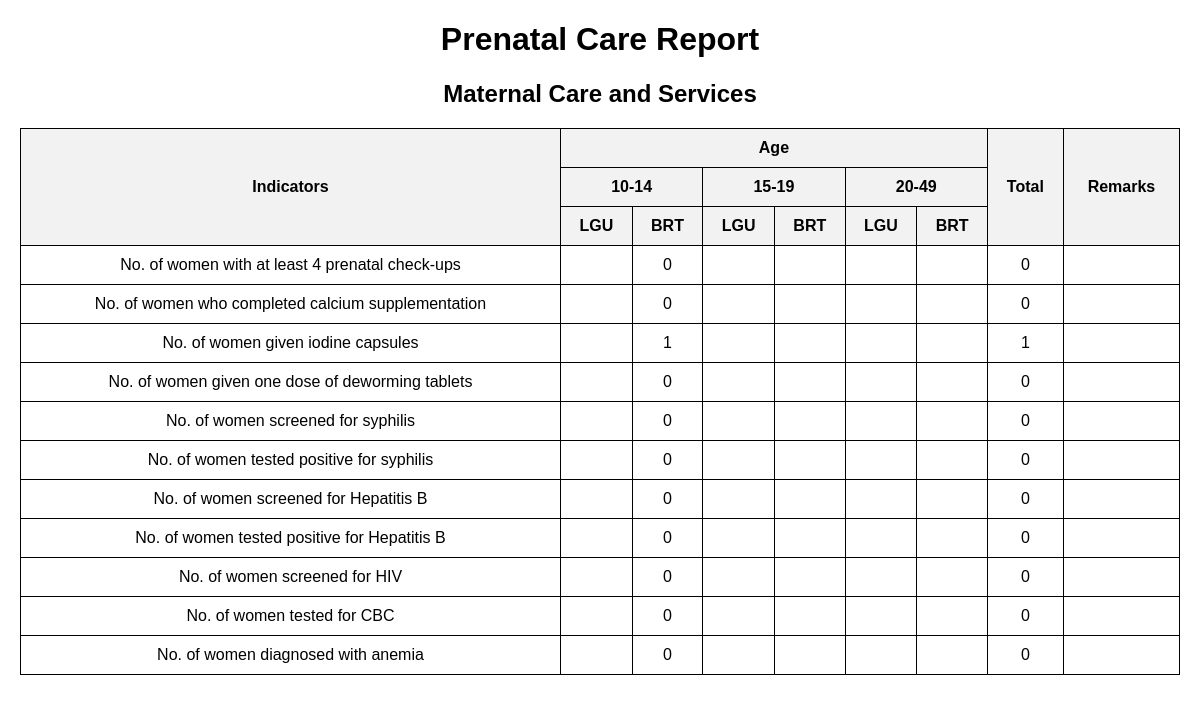
/admin/template/services7.php (signed in), run on an earlier commit of the app's database.
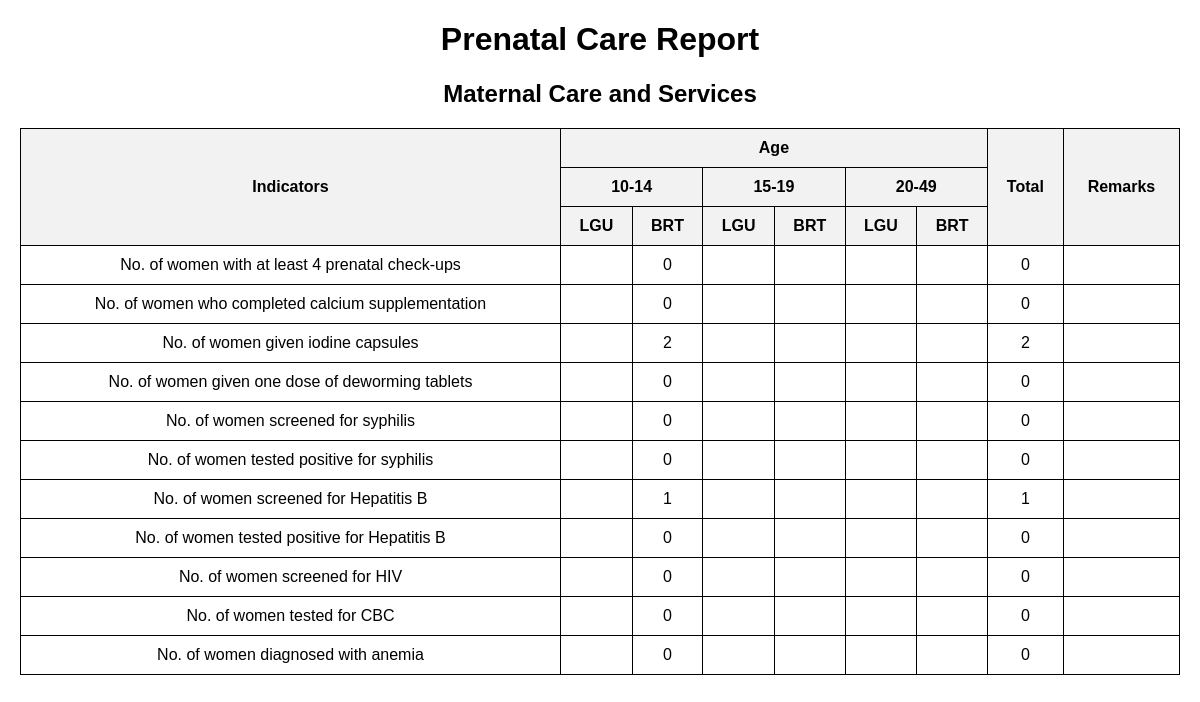
And on a later commit of the database.
### tables this page shows
CREATE TABLE `prenatal` (
  `prenatal_id` int(11) NOT NULL,
  `resident_id` int(11) NOT NULL,
  `checkup_date` date NOT NULL,
  `gestational_age` int(11) DEFAULT NULL,
  `blood_pressure` varchar(50) DEFAULT NULL,
  `weight` decimal(10,2) DEFAULT NULL,
  `fetal_heartbeat` varchar(50) DEFAULT NULL,
  `calcium_supplementation` tinyint(1) DEFAULT 0,
  `iodine_capsules` tinyint(1) DEFAULT 0,
  `deworming_tablets` tinyint(1) DEFAULT 0,
  `syphilis_screened` tinyint(1) DEFAULT 0,
  `syphilis_positive` tinyint(1) DEFAULT 0,
  `hepB_screened` tinyint(1) DEFAULT 0,
  `hepB_positive` tinyint(1) DEFAULT 0,
  `hiv_screened` tinyint(1) DEFAULT 0,
  `cbc_tested` tinyint(1) DEFAULT 0,
  `cbc_anemia` tinyint(1) DEFAULT 0,
  `gestational_diabetes_screened` tinyint(1) DEFAULT 0,
  `gestational_diabetes_positive` tinyint(1) DEFAULT 0,
  `remarks` text DEFAULT NULL,
  `td_vaccination` tinyint(1) DEFAULT 0,
  `td2plus_vaccination` tinyint(1) DEFAULT 0
);

### admin/template/services7.php (the view, shortened to what this page needs)
<?php
include '../dbcon.php';
$prenatalStats = [
    '4_checkups' => 0,
    'calcium_supplementation' => 0,
    'iodine_capsules' => 0,
    'deworming_tablets' => 0,
    'syphilis_screened' => 0,
    'syphilis_positive' => 0,
    'hepB_screened' => 0,
    'hepB_positive' => 0,
    'hiv_screened' => 0,
    'cbc_tested' => 0,
    'cbc_anemia' => 0,
    'gestational_diabetes_screened' => 0,
    'gestational_diabetes_positive' => 0,
];
$result = $conn->query("SELECT * FROM prenatal");
if ($result) {
    while ($row = $result->fetch_assoc()) {
        if (!empty($row['iodine_capsules'])) $prenatalStats['iodine_capsules']++;
        if (!empty($row['hepB_screened'])) $prenatalStats['hepB_screened']++;
    }
}
?>
<!DOCTYPE html>
<html lang="en">
<head>
</head>
<body>
    <h1>Prenatal Care Report</h1>
    <h2>Maternal Care and Services</h2>
    <table>
        <thead>
            <tr>
                <th rowspan="3">Indicators</th>
                <th colspan="6">Age</th>
                <th rowspan="3">Total</th>
                <th rowspan="3">Remarks</th>
            </tr>
            <tr>
                <th colspan="2">10-14</th>
                <th colspan="2">15-19</th>
                <th colspan="2">20-49</th>
            </tr>
            <tr>
                <th>LGU</th>
                <th>BRT</th>
                <th>LGU</th>
                <th>BRT</th>
                <th>LGU</th>
                <th>BRT</th>
            </tr>
        </thead>
        <tbody>
            <tr>
                <td>No. of women with at least 4 prenatal check-ups</td>
                <td></td><td><?php echo $prenatalStats['4_checkups']; ?></td>
                <td></td><td></td>
                <td></td><td></td>
                <td><?php echo $prenatalStats['4_checkups']; ?></td>
                <td></td>
            </tr>
            <tr>
                <td>No. of women who completed calcium supplementation</td>
                <td></td><td><?php echo $prenatalStats['calcium_supplementation']; ?></td>
                <td></td><td></td>
                <td></td><td></td>
                <td><?php echo $prenatalStats['calcium_supplementation']; ?></td>
                <td></td>
            </tr>
            <tr>
                <td>No. of women given iodine capsules</td>
                <td></td><td><?php echo $prenatalStats['iodine_capsules']; ?></td>
                <td></td><td></td>
                <td></td><td></td>
                <td><?php echo $prenatalStats['iodine_capsules']; ?></td>
                <td></td>
            </tr>
            <tr>
                <td>No. of women given one dose of deworming tablets</td>
                <td></td><td><?php echo $prenatalStats['deworming_tablets']; ?></td>
                <td></td><td></td>
                <td></td><td></td>
                <td><?php echo $prenatalStats['deworming_tablets']; ?></td>
                <td></td>
            </tr>
            <tr>
                <td>No. of women screened for syphilis</td>
                <td></td><td><?php echo $prenatalStats['syphilis_screened']; ?></td>
                <td></td><td></td>
                <td></td><td></td>
                <td><?php echo $prenatalStats['syphilis_screened']; ?></td>
                <td></td>
            </tr>
            <tr>
                <td>No. of women tested positive for syphilis</td>
                <td></td><td><?php echo $prenatalStats['syphilis_positive']; ?></td>
                <td></td><td></td>
                <td></td><td></td>
                <td><?php echo $prenatalStats['syphilis_positive']; ?></td>
                <td></td>
            </tr>
            <tr>
                <td>No. of women screened for Hepatitis B</td>
                <td></td><td><?php echo $prenatalStats['hepB_screened']; ?></td>
                <td></td><td></td>
                <td></td><td></td>
                <td><?php echo $prenatalStats['hepB_screened']; ?></td>
                <td></td>
            </tr>
            <tr>
                <td>No. of women tested positive for Hepatitis B</td>
                <td></td><td><?php echo $prenatalStats['hepB_positive']; ?></td>
                <td></td><td></td>
                <td></td><td></td>
                <td><?php echo $prenatalStats['hepB_positive']; ?></td>
                <td></td>
            </tr>
            <tr>
                <td>No. of women screened for HIV</td>
                <td></td><td><?php echo $prenatalStats['hiv_screened']; ?></td>
                <td></td><td></td>
                <td></td><td></td>
                <td><?php echo $prenatalStats['hiv_screened']; ?></td>
                <td></td>
            </tr>
            <tr>
                <td>No. of women tested for CBC</td>
                <td></td><td><?php echo $prenatalStats['cbc_tested']; ?></td>
                <td></td><td></td>
                <td></td><td></td>
                <td><?php echo $prenatalStats['cbc_tested']; ?></td>
                <td></td>
            </tr>
            <tr>
                <td>No. of women diagnosed with anemia</td>
                <td></td><td><?php echo $prenatalStats['cbc_anemia']; ?></td>
                <td></td><td></td>
                <td></td><td></td>
                <td><?php echo $prenatalStats['cbc_anemia']; ?></td>
                <td></td>
            </tr>
        </tbody>
    </table>
</body>
</html>

### admin/template/services7.php (style rules this page uses)
body { font-family: Arial, sans-serif; margin: 20px; }
h1, h2 { text-align: center; }
table { width: 100%; border-collapse: collapse; margin-top: 20px; }
table, th, td { border: 1px solid black; }
th, td { padding: 10px; text-align: center; }
th { background-color: #f2f2f2; }

What changed in the data, as far as the page shows it:
changed prenatal: prenatal_id "1" → "2"; hepB_screened "0" → "1"
